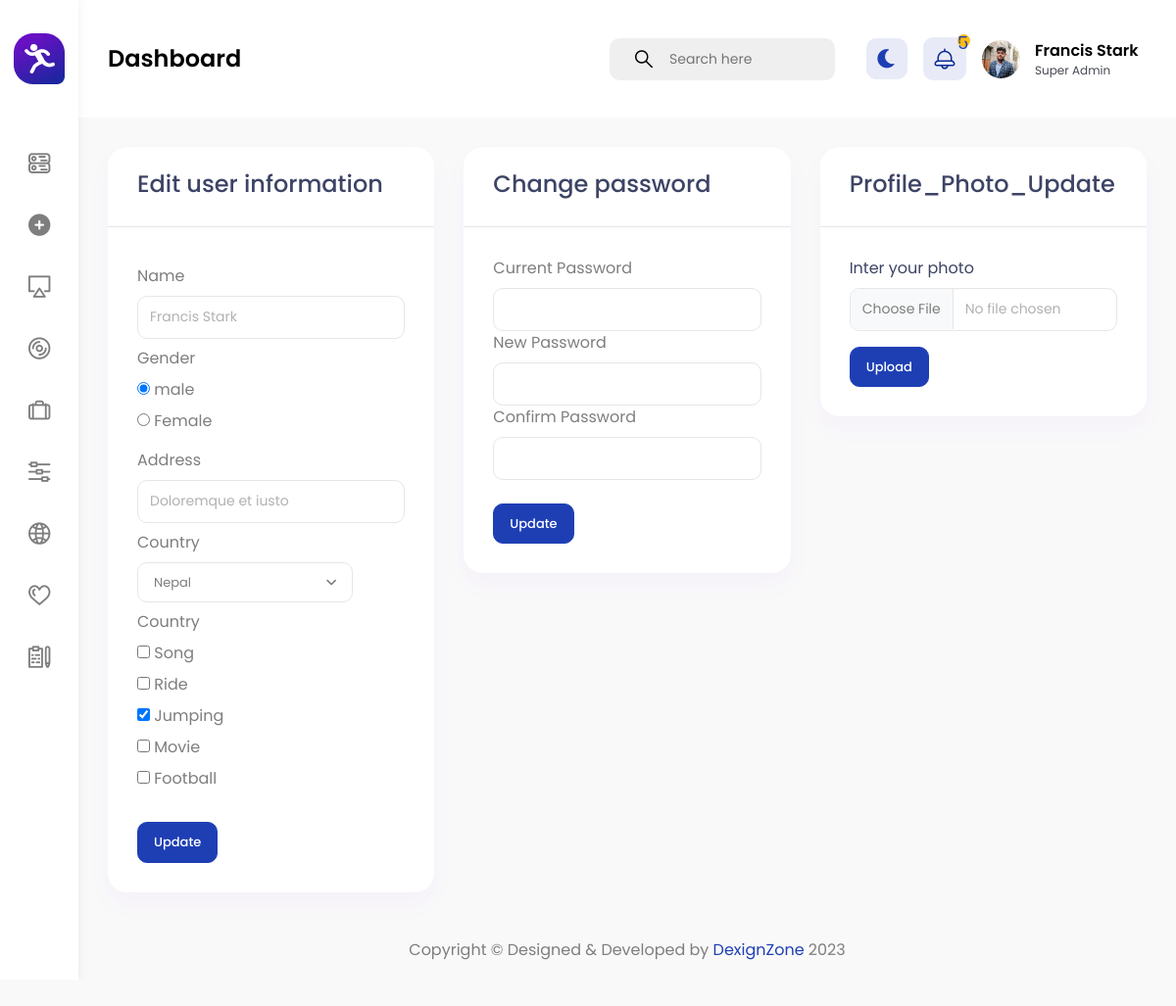
/user/profile_edit.php (signed in), run on the app's committed database.
### tables this page shows
CREATE TABLE `users` (
  `id` int NOT NULL,
  `role` int DEFAULT NULL,
  `name` varchar(100) NOT NULL,
  `email` varchar(100) NOT NULL,
  `number` int NOT NULL,
  `gender` varchar(100) NOT NULL,
  `address` text NOT NULL,
  `country` varchar(100) NOT NULL,
  `hobbie` varchar(100) DEFAULT NULL,
  `password` varchar(100) NOT NULL,
  `user_photo` varchar(100) DEFAULT NULL
);

### user/profile_edit.php (the view, shortened to what this page needs)
<?php   require "../admin_page/header.php" ?>
<section class=" row">
  <div class="col-lg-4">
    <div class="card">
      <div class="card-header">
        <h3>Edit user information</h3>
      </div>
      <div class="card-body">
        <form action="profile_update.php" class="form" method="post">
          <div class="mt-2">
            <label for="name">Name</label><br>
            <input type="text" placeholder="Enter full name" class="form-control" name="name" value="<?=$select_id_assoc['name']?>"/>
          </div>
        <div class="gender-box mt-2">
          <label>Gender</label>
            <div class="gender-option">
              <div class="gender">
                <input type="radio" id="gender1" name="gender" value="male" <?=$select_id_assoc['gender']=='male'?'checked':''?>/>
                <label for="gender">male</label>
              </div>
              <div class="gender">
                <input type="radio" id="gender2" name="gender" value="female" <?=$select_id_assoc['gender']=='female'?'checked':''?>/>
                <label for="gender">Female</label>
              </div>
          </div>
        </div>
        <div class="mt-2">
          <label for="address">Address</label>
          <input type="text" name="address" placeholder="Enter street address" class="form-control" value="<?=isset($select_id_assoc['address'])?$select_id_assoc['address']:''?>"/>
        </div>
          <div class="mt-2">
            <label>Country</label>
          </div>
            <div class="mt-2">
              <label>Country</label>
              <div class="hobbie">
                <input type="checkbox" id="Song" name="hobbie" value="Song" <?=$select_id_assoc['hobbie']=='song'?'checked':''?>/>
                <label for="Song">Song</label>
              </div>
              <div class="hobbie">
                <input type="checkbox" id="Ride" name="hobbie" value="Ride" <?=$select_id_assoc['hobbie']=='Ride'?'checked':''?>/>
                <label for="Ride">Ride</label>
              </div>
              <div class="hobbie">
                <input type="checkbox" id="Jumping" name="hobbie" value="Jumping" <?=$select_id_assoc['hobbie']=='Jumping'?'checked':''?>/>
                <label for="Jumping">Jumping</label>
              </div>
              <div class="hobbie">
                <input type="checkbox" id="Movie" name="hobbie" value="Movie" <?=$select_id_assoc['hobbie']=='Movie'?'checked':''?>/>
                <label for="Movie">Movie</label>
              </div>
              <div class="hobbie">
                <input type="checkbox" id="Football" name="hobbie" value="Football" <?=$select_id_assoc['hobbie']=='Football'?'checked':''?>/>
                <label for="Football">Football</label>
              </div>
            </div>
            <button class="btn btn-primary mt-4">Update</button>
        </form>
      </div>
    </div>
  </div>
      <div class="col-lg-4">
        <div class="card">
          <div class="card-header">
            <h3>Change password</h3>
          </div>
          <div class="card-body">
            <form action="password_update.php"method="post">
              <div class="md-3">
                <label for="current_password" >Current Password</label>
                <input type="password" name="current_password" class="form-control"/>
              </div>
              <div class="md-3">
                <label for="new_password" >New Password</label>
                <input type="password" name="new_password" class="form-control"/>
              </div>
              <div class="md-3">
                <label for="confirm_password" >Confirm Password</label>
                <input type="password" name="confirm_password" class="form-control"/>
              </div>
              <button class="btn btn-primary mt-4">Update</button>
            </div>
          </div>
        </div>
      <div class="col-lg-4">
        <div class="card">
          <div class="card-header">
            <h3>Profile_Photo_Update</h3>
          </div>
          <div class="card-body">
            <form action="photo_update.php"method="post" enctype="multipart/form-data">
              <div class="md-5">
                <label for="photo" class="form-label">Inter your photo</label>
                <input type="file" name="photo" class="form-control" />
              </div>
              <div class="mt-3">
                <button class="btn btn-primary">Upload</button>
              </div>
            </form>
          </div>
        </div>
      </div>
</section>
<?php   require "../admin_page/footer.php"; ?>

### admin_page/header.php (shortened to what this page needs)
<?php
$loged_id = $_SESSION["loged_id"];
require '../database/db_connect.php';
$select_user = "SELECT * FROM users WHERE id= '$loged_id'";
$select_id_res = mysqli_query($db_connect,$select_user);
$select_id_assoc = mysqli_fetch_assoc($select_id_res);
$message_count = "SELECT COUNT(*) as total FROM messages WHERE status='deactive'";
$message_res_count = mysqli_query($db_connect,$message_count);
$sfter_assooc_count = mysqli_fetch_assoc($message_res_count);
?>
<!DOCTYPE html>
<html lang="en">
<head>
                    <link href="/sage/admin_page/vendor/chartist/css/chartist.min.css" rel="stylesheet" type="text/css"/>
                    <link href="/sage/admin_page/vendor/owl-carousel/owl.carousel.css" rel="stylesheet" type="text/css"/>
                    <link href="/sage/admin_page/vendor/bootstrap-select/css/bootstrap-select.min.css" rel="stylesheet" type="text/css"/>
                    <link href="/sage/admin_page/css/style.css" rel="stylesheet" type="text/css"/>
</head>
<body>
    <div id="main-wrapper">
        <div class="nav-header">
            <a href="index.html" class="brand-logo" aria-label="Gymove">
                <img class="logo-abbr" src="/SAGE/admin_page/images/logo.png" alt="">
            </a>
        </div>
<header class="header">
	<div class="header-content">
		<nav class="navbar navbar-expand">
			<div class="collapse navbar-collapse justify-content-between">
				<div class="header-left">
					<div class="dashboard_bar">
						Dashboard
					</div>
				</div>
				<ul class="navbar-nav header-right">
					<li class="nav-item">
						<form>
						<input type="hidden" name="_token" value="xFLqzqVT4MkdNcHgZHsrg31HVOv7i2yyXenRGlt8">							<div class="input-group search-area d-lg-inline-flex d-none me-3">
							  <span class="input-group-text" id="header-search">
									<button class="bg-transparent border-0" type="button" aria-label="header-search">
										<i class="flaticon-381-search-2"></i>
									</button>
							  </span>
							  <input type="text" class="form-control" placeholder="Search here" aria-label="Username" aria-describedby="header-search">
							</div>
						</form>
					</li>
					<li class="nav-item dropdown notification_dropdown">
						<a class="nav-link bell dz-theme-mode" href="javascript:void(0);" aria-label="theme-mode">
							<i id="icon-dark" class="fas fa-moon"></i>
						</a>
					</li>
					<li class="nav-item dropdown notification_dropdown">
						<a class="nav-link  ai-icon" href="javascript:void(0)" aria-label="bell" role="button" data-bs-toggle="dropdown">
							<div class="pulse-css"><?=($sfter_assooc_count['total'] <=9)?$sfter_assooc_count['total']:'9+'?></div>
						</a>
					</li>
					<li class="nav-item dropdown header-profile">
						<a class="nav-link" href="javascript:void(0)" role="button" data-bs-toggle="dropdown">
							<?php if($select_id_assoc['user_photo'] != null){ ?>
								<img src="/sage/upload/user_image/<?=$select_id_assoc['user_photo']?>"/>
							<?php }
							else{ ?>
								<img src="/SAGE/admin_page/images/profile/17.jpg" width="20" alt="">
							<?php } ?>
							<div class="header-info">
								<span class="text-black"><strong><?=$select_id_assoc['name']?></strong></span>
								<p class="fs-12 mb-0">Super Admin</p>
							</div>
						</a>
					</li>
				</ul>
			</div>
		</nav>
	</div>
</header>
        <div class="deznav">
	<div class="deznav-scroll">
		<ul class="metismenu" id="menu">
			<li><a class="has-arrow ai-icon" href="../admin_page/admin.php">
					<i class="flaticon-381-networking"></i>
				</a>
			</li>
			<li><a class="has-arrow ai-icon" href="../expertise/skills_add.php">
					<i class="fa fa-plus-circle" aria-hidden="true"></i>
				</a>
			</li>
			<li><a class="has-arrow ai-icon" href="../user/user_list.php">
					<i class="flaticon-381-television"></i>
				</a>
			</li>
			<li><a class="has-arrow ai-icon" href="/sage/logo/logo.php" aria-expanded="false">
					<i class="flaticon-381-compact-disc-1"></i>
				</a>
			</li>
			<li><a class="has-arrow ai-icon" href="/sage/about/about.php">
					<i class="flaticon-381-briefcase"></i>
				</a>
			</li>
			<li><a class="has-arrow ai-icon" href="/sage/Services/service.php">
					<i class="flaticon-381-controls-3"></i>
				</a>
			</li>
			<li><a class="has-arrow ai-icon" href="/sage/protfolio/protfolio.php">
					<i class="flaticon-381-internet"></i>
				</a>
			</li>
			<li><a class="has-arrow ai-icon" href="/sage/team/add_team.php">
					<i class="flaticon-381-heart"></i>
				</a>
			</li>
			<li><a class="has-arrow ai-icon" href="/sage/message/message.php">
					<i class="flaticon-381-notepad"></i>
				</a>
			</li>
		</ul>
	</div>
</div>
<div class="content-body">
	<div class="container-fluid">

### admin_page/header.php (style rules this page uses)
.card { height: auto!important; }

### data on the page
users: user_photo (picture), name "Francis Stark", gender "☑", address "Doloremque et iusto", hobbie "☑"

### other printed values
$sfter_assooc_count['total'] "5"
